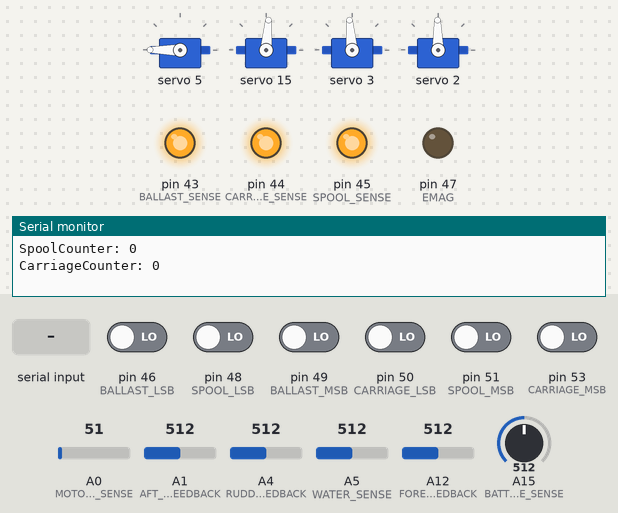
Bench run of a sketch on a simulated Arduino Mega 2560, built with avr-gcc and run on an emulated ATmega2560. Shown: 4 × servo, output pins drawn as LEDs (lit = HIGH), the last lines printed to the serial monitor. The test bench sets the inputs (shaded band); at power-on: pin 46 (BALLAST_LSB), pin 48 (SPOOL_LSB), pin 49 (BALLAST_MSB), pin 50 (CARRIAGE_LSB), pin 51 (SPOOL_MSB), pin 53 (CARRIAGE_MSB) LOW, A0 (MOTOR_TEMP_SENSE) = 51, A1 (AFT_DIVE_FEEDBACK) = 512, A4 (RUDDER_FEEDBACK) = 512, A5 (WATER_SENSE) = 512, A12 (FORE_DIVE_FEEDBACK) = 512, A15 (BATTERY_VOLTAGE_SENSE) = 512.

Above: at 1.4 s.
1.5 s: pin 48 (SPOOL_LSB) driven HIGH
At 2.3 s:
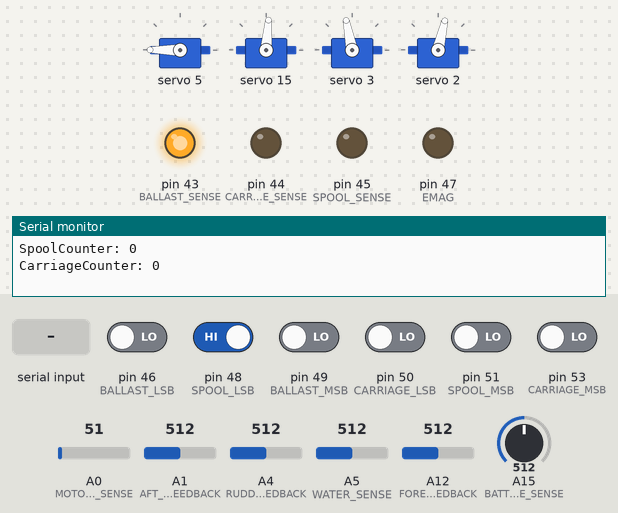
3.0 s: pin 46 (BALLAST_LSB) driven HIGH
At 3.5 s:
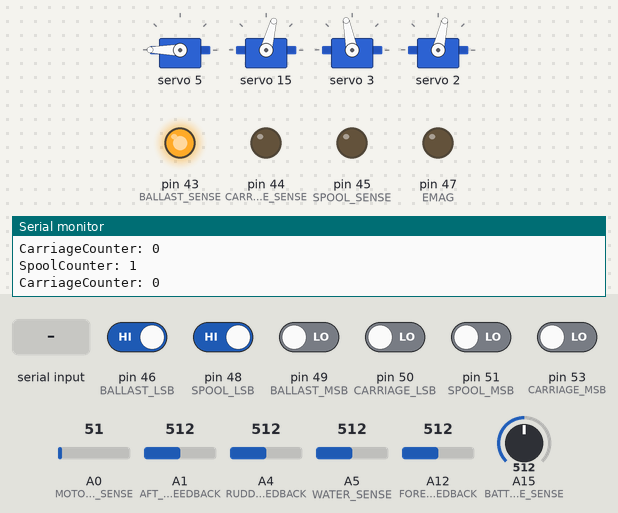
4.5 s: "90,45\n" received over Serial
At 6.6 s:
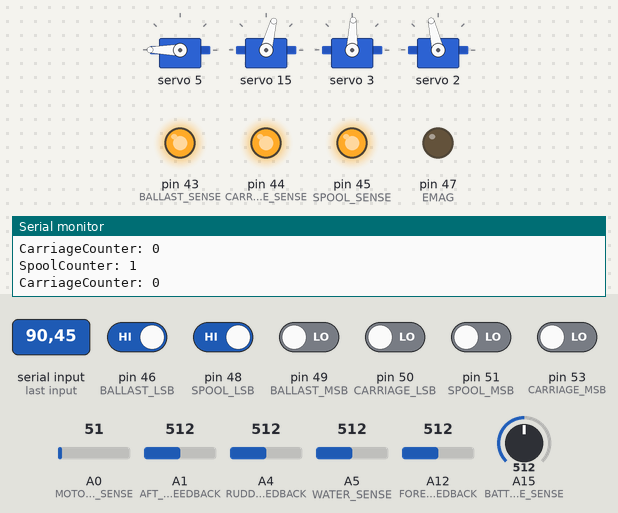
7.0 s: "1\n" received over Serial
At 8.3 s:
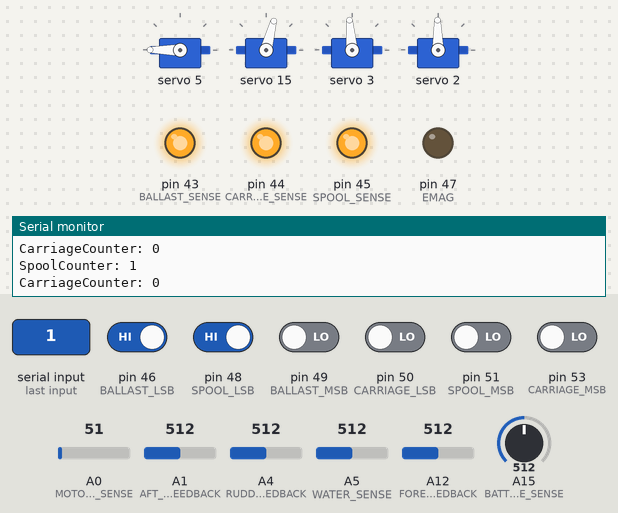
9.5 s: "30,150\n" received over Serial
At 11.6 s:
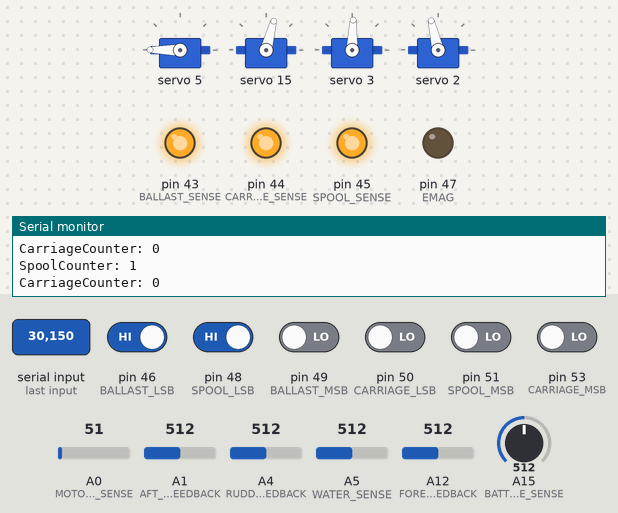
12.0 s: pin 46 (BALLAST_LSB) driven LOW
At 12.8 s:
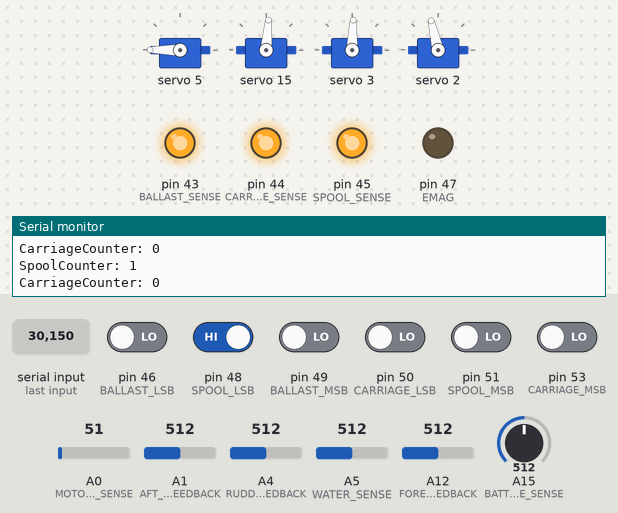
Timing chart, 0 to 14.5 s (numbered marks = the images above; inputs shaded):
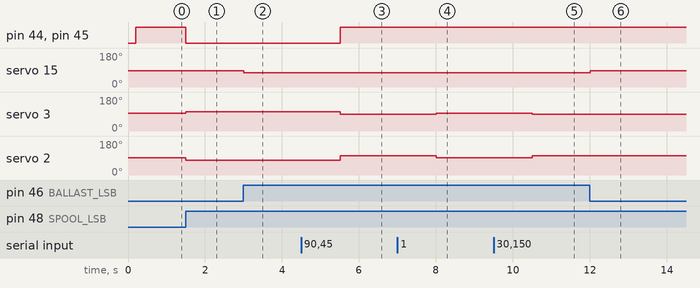

The sketch:

hub_mega_encoder_diag.ino
```cpp
/*
Submarine Arduino Mega Hub Code

Handles the transmission and reception of Serial data packets.
Writes all PWM data to the PWM Driver Board.
Reads the encoder bus.
Reads all analog sensors:
	-Water sensors
	-Temperature sensors
	-Potentiometer Feedback Sensors
Runs the control algorithm for interpreting and repositioning mechanical systems

*/

/*
Program Flow:

Declare variables, include libraries, define constants

Setup:
	-initialize Serial and Serial1
	-initialize PWM driver board
	-set pinmodes, where necessary

Loop:
	-Start by checking the serial bus for new packet. If present, update local setpoints with new packet data
	-begin read operations:
		-Read encoder bus, increment or decriment as necessary
		-Read Potentiometers
		-Read Temperature Sensors
		-Read water sensor

	-begin write operations
		-send servo writes, if new setpoints have been assigned
		-Send new headlight value, if assigned
		-Send ballast ESC write with PI control
		-Send Spool/Carriage writes:
			-Start by checking if setpoint != current spool encoder count
			-If it is different, then write appropriate direction to spool servo (don't move otherwise)
				-check current spool encoder count against carriage encoder count (with scaling factor for spool counts:carriage counts per rev of spool)
					(use iterating factor - number of times the carriage has made a full travel)
					Determine where the carriage needs to be (from spool count) vs where it is. The spool count acts as the carriage setpoint
						Assign appropriate write, if necessary

	-assemble new transmit data packet
		-write new data packet to Serial bus

*/

/***********
* INCLUDES *
***********/
#include <Wire.h>
#include <Adafruit_PWMServoDriver.h>

/******************
* PIN DEFINITIONS *
******************/
//PWM Board
const uint8_t AFT_DIVE_SERVO =	0;
const uint8_t RUDDER_SERVO = 	1;
const uint8_t CARRIAGE_SERVO = 	2;
const uint8_t SPOOL_SERVO = 	3;
const uint8_t HEADLIGHTS = 		4;
const uint8_t STATUS_LED =		5;
const uint8_t DRIVE_ESC = 		7;
const uint8_t FORE_DIVE_SERVO =	14;
const uint8_t BALLAST_ESC =		15;

//Parallel Bus:
const uint8_t CARRIAGE_MSB = 	53;
const uint8_t CARRIAGE_LSB = 	50;
const uint8_t SPOOL_MSB = 		51;
const uint8_t SPOOL_LSB = 		48;
const uint8_t BALLAST_MSB = 	49;
const uint8_t BALLAST_LSB = 	46;

//Direction Sense. digitalWrite of HIGH on these directs an upward count on the encoder nano
const uint8_t CARRIAGE_SENSE =	44;
const uint8_t SPOOL_SENSE = 	45;
const uint8_t BALLAST_SENSE = 	43;

//Analog Input
const uint8_t WATER_SENSE = 			5;
const uint8_t MOTOR_TEMP_SENSE = 		0;
const uint8_t RUDDER_FEEDBACK = 		4;
const uint8_t AFT_DIVE_FEEDBACK = 		1;
const uint8_t FORE_DIVE_FEEDBACK = 		12;
const uint8_t BATTERY_VOLTAGE_SENSE = 	15;

//Other
const uint8_t EMAG = 			47;

/******************
 * MACROS/DEFINES *
 *****************/
const uint16_t BAUD_RATE = 					9600;
const uint8_t SPOOL_BALLAST_UPDATE_COUNT =  10;
const uint8_t SENSORS_UPDATE_COUNT =		20;
const uint8_t CONTROL_UPDATE_COUNT = 		3;
const uint16_t THREAD_FREQ = 				500;

/*************
* PWM LIMITS *
*************/
//Carriage. PWM below Center sends carriage towards aft.
const uint16_t CARRIAGE_MIN = 		330;
const uint16_t CARRIAGE_CENTER =  	364;
const uint16_t CARRIAGE_MAX	=		396;

//Spool. PWM below Center Spools out the tether
const uint16_t SPOOL_MIN =			340;
const uint16_t SPOOL_CENTER = 		374;
const uint16_t SPOOL_MAX =			410;

//Rudder Servo. PWM below Center Steers sub to right
const uint16_t RUDDER_MIN =			340;
const uint16_t RUDDER_CENTER =		400;
const uint16_t RUDDER_MAX =			470;

//Aft Dive Servo. PWM below Center points planes downwards as if to Dive.
const uint16_t AFT_DIVE_MIN =		260;
const uint16_t AFT_DIVE_CENTER =	320;
const uint16_t AFT_DIVE_MAX =		380;

//Fore Dive Servo. PWM below Center points planes downwards as if to surface.
const uint16_t FORE_DIVE_MIN =		290;
const uint16_t FORE_DIVE_CENTER =	390;
const uint16_t FORE_DIVE_MAX =		460;

//Headlights. 0 is off, 4095 max on
const uint16_t HEADLIGHT_MIN =		0;
const uint16_t HEADLIGHT_MAX =		4095;

//Drive Motor ESC. Min is forward, max is reverse
const uint16_t DRIVE_MIN =			280;
const uint16_t DRIVE_CENTER =		350;
const uint16_t DRIVE_MAX =			420;

//Ballast Motor ESC. PWM below center pushes water out of ballast.
const uint16_t BALLAST_MIN =		300;
const uint16_t BALLAST_CENTER =		350;
const uint16_t BALLAST_MAX =		400;

//Status LED. 0 is off, 4095 is max on
const uint16_t STATUS_MIN = 		0;
const uint16_t STATUS_MAX = 		4095;

/******************
* FEEDBACK LIMITS *
******************/
const uint16_t WATER_SENSE_CENTER =				0;
const uint16_t MOTOR_TEMP_SENSE_CENTER = 		0;
const uint16_t RUDDER_FEEDBACK_CENTER = 		0;
const uint16_t AFT_DIVE_FEEDBACK_CENTER = 		0;
const uint16_t FORE_DIVE_FEEDBACK_CENTER = 		0;
const uint16_t BATTERY_VOLTAGE_SENSE_CENTER = 	0;

/***************************
* SEND/RECEIVE PACKET DATA *
***************************/
//StationPacket: Setpoint Data from the groundstation (start at Neutral on all)
uint16_t driveSetpoint = 			350;
uint16_t rudderSetpoint = 			400;
uint16_t aftDiveSetpoint = 			320;
uint16_t foreDiveSetpoint = 		390;
uint16_t headLightSetpoint = 		0;
int16_t spoolSetpoint = 			0;
int16_t ballastSetpoint = 			0;

//temp values used for unit conversion in setpoint assignment
int8_t driveDelta = 				0;
int8_t rudderDelta = 				0;
int8_t aftDiveDelta = 				0;
int8_t foreDiveDelta = 				0;

const uint8_t STATION_PACKET_SIZE = 9;
byte currentStationData[STATION_PACKET_SIZE];

//SubPacket: Current Running Data of the Submarine. units match those of SubPacket in spreadsheet
int8_t rudderPositionCurrent = 		0;
int8_t aftDivePositionCurrent = 	0;
int8_t foreDivePositionCurrent = 	0;
int16_t spoolPositionCurrent = 		0;
uint16_t ballastPositionCurrent = 	0;
uint8_t motorTempCurrent = 			0;
uint8_t waterSenseCurrent = 		0;
uint8_t batteryVoltage = 			0;

const uint8_t SUB_PACKET_SIZE = 	10;
byte currentSubData[SUB_PACKET_SIZE];

/**************************
* Spooling Lookup Indices *
***************************/
const uint16_t SPOOL_FIRST_INTERVAL = 	106;
const uint16_t SPOOL_SECOND_INTERVAL = 	212;
const uint16_t SPOOL_THIRD_INTERVAL = 	318;
const uint16_t SPOOL_FOURTH_INTERVAL = 	424;
const uint16_t SPOOL_FIFTH_INTERVAL =	530;

const uint16_t CARRIAGE_SOFT_LIMIT = 	155;

/**********
* GLOBALS *
**********/
bool isUpdated =					false;
uint8_t updateSpoolBallastCounter = 0;
uint8_t emagCounter = 				0;
uint8_t updateSensorsCounter = 		0;
uint8_t updateControlCounter = 		0;

int8_t spoolBusLastState = 			0;
int8_t ballastBusLastState = 		0;
int8_t carriageBusLastState = 		0;

//carriage position not sent over serial, so its here in globals
int16_t carriagePositionCurrent = 	0;

//diag
uint16_t diagCounter = 0;
String serialData = "";

Adafruit_PWMServoDriver pwm = Adafruit_PWMServoDriver();

//Setup Routine
void setup() {
	//first make sure the encoder counts a positive increase.
    digitalWrite(CARRIAGE_SENSE, HIGH);
	digitalWrite(BALLAST_SENSE, HIGH);
	digitalWrite(SPOOL_SENSE, HIGH);

	//Radio/mini-sub Serial Initiation
	Serial.begin(BAUD_RATE);

	//Initialize the PWM Driver Board
	pwm.begin();
	pwm.setPWMFreq(60);  // Analog servos run at ~60 Hz updates

	delay(200);

	//pinmode setup for DIO pins
	pinMode(CARRIAGE_SENSE, OUTPUT);
	pinMode(SPOOL_SENSE, OUTPUT);
	pinMode(BALLAST_SENSE, OUTPUT);

	pinMode(EMAG, OUTPUT);

	pinMode(CARRIAGE_MSB, INPUT);
	pinMode(CARRIAGE_LSB, INPUT);
	pinMode(SPOOL_MSB, INPUT);
	pinMode(SPOOL_LSB, INPUT);
	pinMode(BALLAST_MSB, INPUT);
	pinMode(BALLAST_LSB, INPUT);

	//turn on status LED to indicate ready operation
	pwm.setPWM(STATUS_LED, 0, STATUS_MAX);
}

//Loop Routine
void loop() {

	if(Serial.available() > 0){
		serialData = Serial.readString();
		spoolSetpoint = serialData.toInt();
	}

	if(diagCounter == 1000){
		Serial.print("SpoolCounter: ");
		Serial.println(spoolPositionCurrent);
		Serial.print("CarriageCounter: ");
		Serial.println(carriagePositionCurrent);
		diagCounter = 0;
	}
	diagCounter++;
	/*
	Enter this in multiples of the thread refresh rate. Performs these actions:
	1. updates encoder counts for spool/ballast/carriage
	*/
	if(updateSpoolBallastCounter > SPOOL_BALLAST_UPDATE_COUNT){

		spoolPositionCurrent += updateEncoder(SPOOL_MSB, SPOOL_LSB, spoolBusLastState);
		ballastPositionCurrent += updateEncoder(BALLAST_MSB, BALLAST_LSB, ballastBusLastState);
		carriagePositionCurrent += updateEncoder(CARRIAGE_MSB, CARRIAGE_LSB, carriageBusLastState);

		updateSpoolBallastCounter = 0;
	}

	/*
	Enter this in multiples of the thread refresh rate. Performs these actions:
	1. Updates the ballast position with new setpoint data.

	*/
	if(updateControlCounter > CONTROL_UPDATE_COUNT){
		//Ballast control algorithm. setpoint increases as water is drawn in:
		if(ballastSetpoint == ballastPositionCurrent){
			pwm.setPWM(BALLAST_ESC, 0, BALLAST_CENTER);
		}
		else if(ballastSetpoint < ballastPositionCurrent){
			pwm.setPWM(BALLAST_ESC, 0, 325);
		}
		else if(ballastSetpoint > ballastPositionCurrent){
			pwm.setPWM(BALLAST_ESC, 0, 375);
		}

		//Now the spool. Setpoint increases as tether is unspooled:
		if(spoolSetpoint == spoolPositionCurrent){
			pwm.setPWM(SPOOL_SERVO, 0, SPOOL_CENTER);
			pwm.setPWM(CARRIAGE_SERVO, 0, CARRIAGE_CENTER);
		}
		//Spooling out
		else if(spoolSetpoint > spoolPositionCurrent){
			digitalWrite(SPOOL_SENSE, HIGH);
			pwm.setPWM(SPOOL_SERVO, 0, 357);
			setCarriage(1);
		}
		//spooling in
		else if(spoolSetpoint < spoolPositionCurrent){
			digitalWrite(SPOOL_SENSE, LOW);
			pwm.setPWM(SPOOL_SERVO, 0, 389);
			setCarriage(-1);
		}
		updateControlCounter = 0;
	}

	/*
	Enter this in multiples of the thread refresh rate. Peforms these actions:
	1. Gets analogRead of rudder, aft Dive, fore Dive, motor temp, water sense,
	battery voltage.
	2. Updates SubPacket 'Current' vars with data.
	*/
	if(updateSensorsCounter > SENSORS_UPDATE_COUNT){

		//TODO: assign offsets properly
		rudderPositionCurrent = analogRead(RUDDER_FEEDBACK) - RUDDER_FEEDBACK_CENTER;
		aftDivePositionCurrent = analogRead(AFT_DIVE_FEEDBACK) - AFT_DIVE_FEEDBACK_CENTER;
		foreDivePositionCurrent = analogRead(FORE_DIVE_FEEDBACK) - FORE_DIVE_FEEDBACK_CENTER;
		motorTempCurrent = analogRead(MOTOR_TEMP_SENSE) - MOTOR_TEMP_SENSE_CENTER;
		waterSenseCurrent = analogRead(WATER_SENSE) - WATER_SENSE_CENTER;
		batteryVoltage = analogRead(BATTERY_VOLTAGE_SENSE) - BATTERY_VOLTAGE_SENSE_CENTER;

		updateSensorsCounter = 0;
	}

	//update the counters:
	updateSpoolBallastCounter++;
	updateSensorsCounter++;
	updateControlCounter++;

	//and the delay:
	delayMicroseconds(THREAD_FREQ);

}
/*
updateEncoder() - takes the MSB and LSB pins and returns the amount by which
the encoded system has moved - an increment or decriment.
*/
int8_t updateEncoder(uint8_t MSB, uint8_t LSB, int8_t &lastState){
	int8_t currentState = 0;
	int8_t *previousState;
	previousState = &lastState;
	int8_t increment = 0;
	if(digitalRead(MSB) && digitalRead(LSB)){
		currentState = 3;
	}
	else if(digitalRead(MSB) && !digitalRead(LSB)){
		currentState = 2;
	}
	else if(!digitalRead(MSB) && digitalRead(LSB)){
		currentState = 1;
	}
	else if(!digitalRead(MSB) && !digitalRead(LSB)){
		currentState = 0;
	}

	if(currentState != *previousState){
		if(currentState == 3 && *previousState == 0){
			increment = -1;
			*previousState = 3;
		}
		else if(currentState == 0 && *previousState == 3){
			increment = 1;
			*previousState = 0;
		}
		else{
			increment = currentState - *previousState;
			*previousState = currentState;
		}

	}
	return increment;
}

void setCarriage(int8_t spoolingState){
	//spoolingState is -1 when spooling in, 1 when spooling out
	if(spoolPositionCurrent < SPOOL_FIRST_INTERVAL){
		carriagePWMSet(spoolingState);
	}
	else if(spoolPositionCurrent >= SPOOL_FIRST_INTERVAL && spoolPositionCurrent < SPOOL_SECOND_INTERVAL){
		carriagePWMSet(-1 * spoolingState);
	}
	else if(spoolPositionCurrent >= SPOOL_SECOND_INTERVAL && spoolPositionCurrent < SPOOL_THIRD_INTERVAL){
		carriagePWMSet(spoolingState);
	}
	else if(spoolPositionCurrent >= SPOOL_THIRD_INTERVAL && spoolPositionCurrent < SPOOL_FOURTH_INTERVAL){
		carriagePWMSet(-1 * spoolingState);
	}
	else if(spoolPositionCurrent >= SPOOL_FOURTH_INTERVAL && spoolPositionCurrent < SPOOL_FIFTH_INTERVAL){
		carriagePWMSet(spoolingState);
	}
	else if(spoolPositionCurrent >= SPOOL_FIFTH_INTERVAL){
		carriagePWMSet(-1 * spoolingState);
	}
}
void carriagePWMSet(int8_t spoolingState){

	if(spoolingState == -1 && carriagePositionCurrent >= 0){
		pwm.setPWM(CARRIAGE_SERVO, 0, CARRIAGE_MIN);
		digitalWrite(CARRIAGE_SENSE, LOW);
	}
	else if(spoolingState == 1 && carriagePositionCurrent <= CARRIAGE_SOFT_LIMIT){
		pwm.setPWM(CARRIAGE_SERVO, 0, CARRIAGE_MAX);
		digitalWrite(CARRIAGE_SENSE, HIGH);
	}
}
```

Measured:
- after the input at 1.5 s, pin 44 (CARRIAGE_SENSE), pin 45 (SPOOL_SENSE): HIGH → LOW at once; servo 3: 95° → 101° at once; servo 2: 91° → 77° at once
- after the input at 3.0 s, servo 15: 85° → 75° at once
- after the input at 4.5 s, pin 44 (CARRIAGE_SENSE), pin 45 (SPOOL_SENSE): LOW → HIGH after 1.0 s; servo 3: 101° → 88° after 1.0 s; servo 2: 77° → 103° after 1.0 s
- after the input at 7.0 s, servo 3: 88° → 95° after 1.0 s; servo 2: 103° → 91° after 1.0 s
- after the input at 9.5 s, servo 3: 95° → 88° after 1.0 s; servo 2: 91° → 103° after 1.0 s
- after the input at 12.0 s, servo 15: 75° → 85° at once
